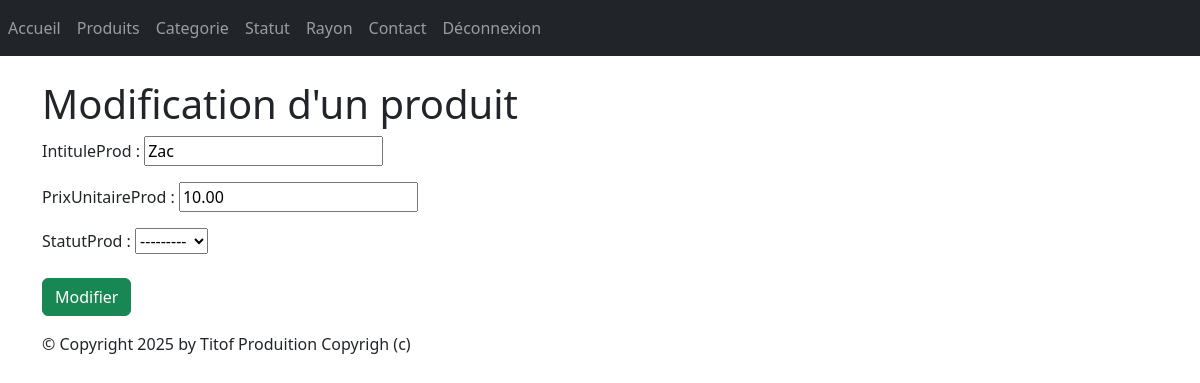
The app's page /monApp/produit/4/update/ (signed in), older data.
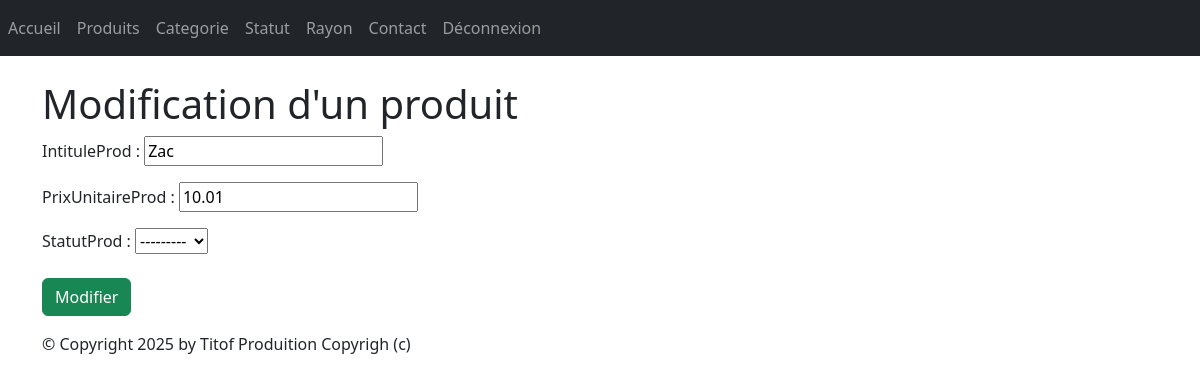
The same page, newer data.
### monApp/models.py (models this page shows, shortened)
class Produit(models.Model):
    refProd = models.AutoField(primary_key=True)
    intituleProd = models.CharField(max_length=200)
    prixUnitaireProd = models.DecimalField(max_digits=10, decimal_places=2)
    dateProd = models.DateField(auto_now=True)
    categorie = models.ForeignKey(Categorie, on_delete=models.CASCADE, related_name="produits", null=True, blank=True)
    statutProd = models.ForeignKey(Statut, on_delete=models.CASCADE, related_name="produitStatut", null=True, blank=True)

### monApp/views.py (the view, shortened to what this page needs)
# urls.py: path("produit/<pk>/update/", views.ProduitUpdateView.as_view(), name="prdt-chng"),
@method_decorator(login_required, name='dispatch')
class ProduitUpdateView(UpdateView):
    model = Produit
    form_class=ProduitForm
    template_name = "monApp/update_produit.html"

### monApp/forms.py
class ProduitForm(forms.ModelForm):
    class Meta:
        model = Produit
        exclude = ['categorie', 'statut']

### monApp/models.py (called while the page is built)
    def __str__(self):
        return self.libelleStatut

### monApp/templates/monApp/update_produit.html (shortened to what this page needs)
{% extends 'monApp/base.html' %}
{% block contenu %}
<h1> Modification d'un produit </h1>
<form action="" method="post" >
    {{ form.as_p }}
    <button type="submit" class="btn btn-success mt-2">Modifier</button>
</form>
{% endblock %}

Row changes from the older to the newer data that the page shows:
changed Produit "Zac": prixUnitaireProd "10.00" → "10.01"
